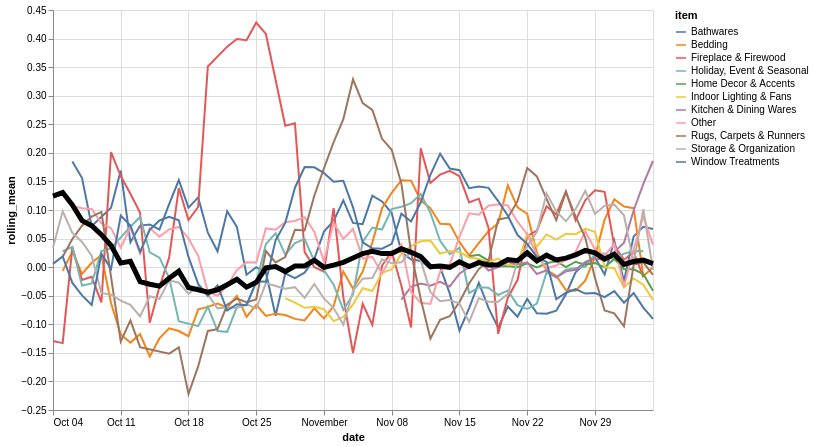

Write the Vega-Lite specification saved for this chart.
### Vega-Lite specification from a JSON file in a GitHub repository (floating-point values rounded to 4 significant figures; data arrays with more than 128 entries replaced by an {"elided": "..."} marker saying what was removed)
{"config": {"view": {"continuousWidth": 400, "continuousHeight": 300}}, "layer": [{"data": {"name": "data-924362d609bc2ce189bf163ba9d5dce7"}, "mark": "line", "encoding": {"color": {"type": "nominal", "field": "item"}, "x": {"type": "temporal", "field": "date"}, "y": {"type": "quantitative", "field": "rolling_mean"}}, "transform": [{"window": [{"op": "mean", "field": "residual", "as": "rolling_mean"}], "frame": [-4, 3]}]}, {"data": {"name": "data-afee12492562038bdb98c0ccc4b5a36f"}, "mark": {"type": "line", "color": "black", "size": 5}, "encoding": {"x": {"type": "temporal", "field": "date"}, "y": {"type": "quantitative", "field": "rolling_mean"}}, "transform": [{"window": [{"op": "mean", "field": "residual", "as": "rolling_mean"}], "frame": [-4, 3]}]}], "height": 400, "width": 600, "$schema": "https://vega.github.io/schema/vega-lite/v4.8.1.json", "datasets": {"data-924362d609bc2ce189bf163ba9d5dce7": {"elided": "574 records"}, "data-afee12492562038bdb98c0ccc4b5a36f": [{"date": "2020-10-04", "residual": -0.02291}, {"date": "2020-10-05", "residual": 0.1932}, {"date": "2020-10-06", "residual": 0.2717}, {"date": "2020-10-07", "residual": 0.05547}, {"date": "2020-10-08", "residual": 0.1549}, {"date": "2020-10-09", "residual": 0.000472}, {"date": "2020-10-10", "residual": -0.0832}, {"date": "2020-10-11", "residual": 0.01091}, {"date": "2020-10-12", "residual": -0.1492}, {"date": "2020-10-13", "residual": 0.04152}, {"date": "2020-10-14", "residual": 0.02854}, {"date": "2020-10-15", "residual": 0.07702}, {"date": "2020-10-16", "residual": -0.1286}, {"date": "2020-10-17", "residual": -0.03628}, {"date": "2020-10-18", "residual": -0.1101}, {"date": "2020-10-19", "residual": 0.1203}, {"date": "2020-10-20", "residual": -0.04873}, {"date": "2020-10-21", "residual": -0.1871}, {"date": "2020-10-22", "residual": -0.003454}, {"date": "2020-10-23", "residual": 0.04333}, {"date": "2020-10-24", "residual": -0.09493}, {"date": "2020-10-25", "residual": 0.03341}, {"date": "2020-10-26", "residual": -0.03402}, {"date": "2020-10-27", "residual": 0.01128}, {"date": "2020-10-28", "residual": 0.01908}, {"date": "2020-10-29", "residual": 0.0169}, {"date": "2020-10-30", "residual": 0.01442}, {"date": "2020-10-31", "residual": -0.02814}, {"date": "2020-11-01", "residual": -0.01663}, {"date": "2020-11-02", "residual": 0.03336}, {"date": "2020-11-03", "residual": 0.04536}, {"date": "2020-11-04", "residual": -0.08774}, {"date": "2020-11-05", "residual": 0.05146}, {"date": "2020-11-06", "residual": 0.05463}, {"date": "2020-11-07", "residual": 0.07626}, {"date": "2020-11-08", "residual": 0.0335}, {"date": "2020-11-09", "residual": 0.01313}, {"date": "2020-11-10", "residual": 0.00299}, {"date": "2020-11-11", "residual": 0.04635}, {"date": "2020-11-12", "residual": -0.02006}, {"date": "2020-11-13", "residual": 0.0009446}, {"date": "2020-11-14", "residual": -0.004483}, {"date": "2020-11-15", "residual": -0.06663}, {"date": "2020-11-16", "residual": 0.04272}, {"date": "2020-11-17", "residual": -0.00449}, {"date": "2020-11-18", "residual": 0.07882}, {"date": "2020-11-19", "residual": -0.01847}, {"date": "2020-11-20", "residual": 0.03419}, {"date": "2020-11-21", "residual": -0.03016}, {"date": "2020-11-22", "residual": -0.002222}, {"date": "2020-11-23", "residual": 0.005093}, {"date": "2020-11-24", "residual": 0.02683}, {"date": "2020-11-25", "residual": 0.1071}, {"date": "2020-11-26", "residual": -0.03699}, {"date": "2020-11-27", "residual": 0.06342}, {"date": "2020-11-28", "residual": -0.03142}, {"date": "2020-11-29", "residual": -0.004977}, {"date": "2020-11-30", "residual": 0.04363}, {"date": "2020-12-01", "residual": 0.0662}, {"date": "2020-12-02", "residual": -0.007039}, {"date": "2020-12-03", "residual": 0.02037}, {"date": "2020-12-04", "residual": 0.02886}, {"date": "2020-12-05", "residual": -0.07792}]}}
